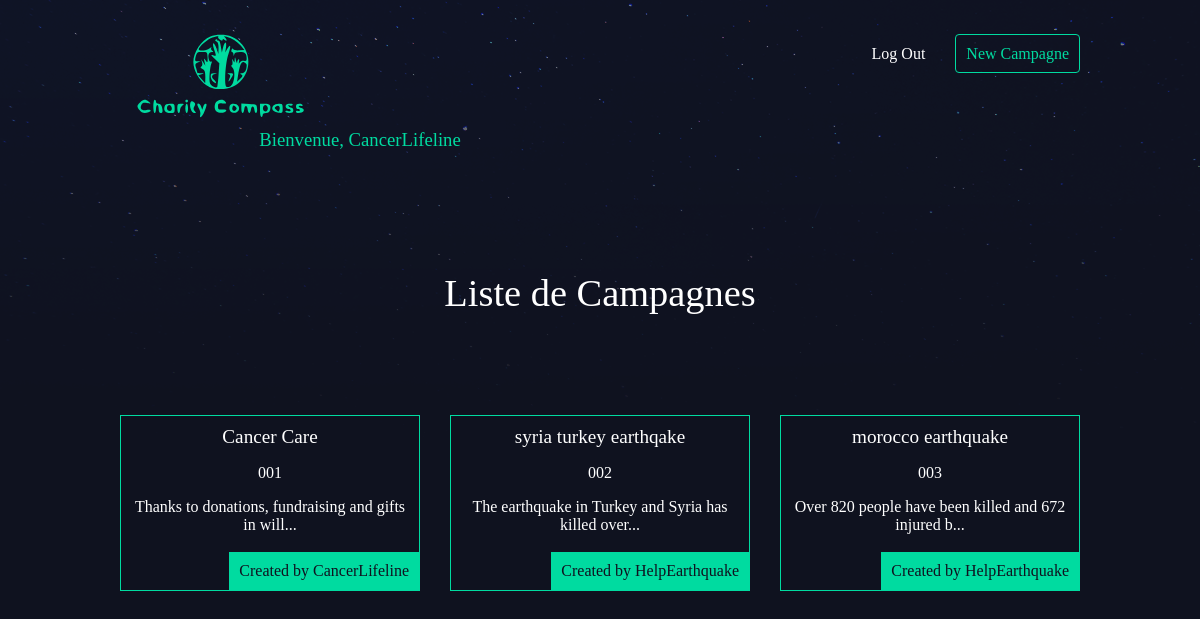
Screenshot of / (signed in) with the database file from the repository.
### campagne/models.py (models this page shows, shortened)
class Campagne(models.Model):
    charity_number = models.CharField(max_length=50)
    slug = models.SlugField()
    nom = models.CharField(max_length=100)
    histoire = models.TextField()
    montant = models.DecimalField(max_digits=6, decimal_places=2, default=0.0)
    supporteurs = models.IntegerField(max_length=100, null = True)
    thumbnail = models.ImageField(default='default.png', blank=True)
    fundraiser = models.ForeignKey(User, on_delete=models.CASCADE, default=None)
    def snippet(self):
        return self.histoire[:50] + '...'

### campagne/views.py (the view)
# urls.py: re_path(r'^$', campagne_views.campagne_list,name='home'),
def campagne_list(request):
    campagnes = Campagne.objects.all()
    return render(request, 'campagne/campagne_list.html' , {'campagne' : campagnes})

### campagne/templates/campagne/campagne_list.html
{% extends 'base.html' %}
{% block content %}
    <h1>Liste de Campagnes</h1>
    <div class="campagnes">
        {% for campagne in campagne %}
            <div class="campagne">
                <h2><a href="{% url 'campagne:detail' slug=campagne.slug %}">{{ campagne.nom }}</a></h2>
                <p>{{ campagne.charity_number }}</p>
                <p>{{ campagne.snippet }}</p>
                <p class="fundraiser">Created by {{ campagne.fundraiser.username }}</p>
            </div>
        {% endfor %}
    </div>
{% endblock %}

### templates/base.html (shortened to what this page needs)
{% load static %}
<!DOCTYPE html>
<html>
    <head>
        <link rel="stylesheet" href="{% static 'styles.css' %}">
    </head>
    <body>
        <header class="wrapper">
            <h1><a href="{% url 'home' %}"><img src="{% static 'logo.svg' %}" alt="Charity compass" /></a></h1>
            <nav>
                <ul>
                    {% if user.is_authenticated %}
                    <li>
                        <form class="logout-link" action="{% url 'accounts:logout' %}" method="post">
                            <button class="btn" type="submit">Log Out</button>
                        </form>
                    </li>
                    <li><a href="{% url 'campagne:create' %}" class="highlight">New Campagne</a></li>
                    {% else %}
                        <li><a class="btn" href="{% url 'accounts:login' %}">Login</a></li>
                        <li><a class="btn" href="{% url 'accounts:signup' %}">Signup</a></li>
                    {% endif %}
                </ul>
            </nav>
            {% if user.is_authenticated %}
                <h3 style="text-align: center; color: #00dba0;">Bienvenue, {{user.username}}</h3>
            {% endif %}
        </header>
        <div class="wrapper">
            {% block content %}
            {% endblock %}
        </div>
    </body>
</html>

### assets/styles.css (style rules this page uses)
body { background-color: #0f121f; background-image: url(stars.png); background-repeat: repeat-x; color: #fff; }
body * { font-family: Ubuntu; }
h1, h2, h3, h4, h5 { font-weight: normal; margin: 0; }
a, a:hover, a:visited { color: #fff; text-decoration: none; }
.wrapper { max-width: 960px; margin: 0 auto; }
div.wrapper > h1 { text-align: center; margin: 100px auto; font-size: 2.4em }
header { display: grid; grid-template-columns: 1fr 1fr; padding: 20px 0; }
nav { justify-self: end; }
nav li { display: inline-block; list-style-type: none; margin-left: 20px; }
button { background: none; color: #fff; cursor: pointer; border: 0; font-size: 16px; }
nav button { background: none; color: #fff; cursor: pointer; border: 0; font-size: 16px; }
.campagnes { display: grid; grid-template-columns: 1fr 1fr 1fr; grid-gap: 30px; }
.campagne { padding: 10px; border: 1px solid #00dba0; position: relative; padding-bottom: 40px; text-align: center; }
.campagne h2 { font-size: 1.2em; }
.campagne .donate, .campagne .fundraiser { padding: 10px; background: #00dba0; position: absolute; right: 0; bottom: 0; margin-bottom: 0; color: #0f121f; }
a.highlight { border: 1px solid #00dba0; padding: 10px; border-radius: 4px; color: #00dba0; }

### rows the page displays
Campagne: nom "Cancer Care", charity_number "001", snippet "Thanks to donations, fundraising and gifts in will...", fundraiser.username "CancerLifeline"
Campagne: nom "syria turkey earthqake", charity_number "002", snippet "The earthquake in Turkey and Syria has killed over...", fundraiser.username "HelpEarthquake"
Campagne: nom "morocco earthquake", charity_number "003", snippet "Over 820 people have been killed and 672 injured b...", fundraiser.username "HelpEarthquake"

### other values shown
{{ user.username }} "CancerLifeline"
